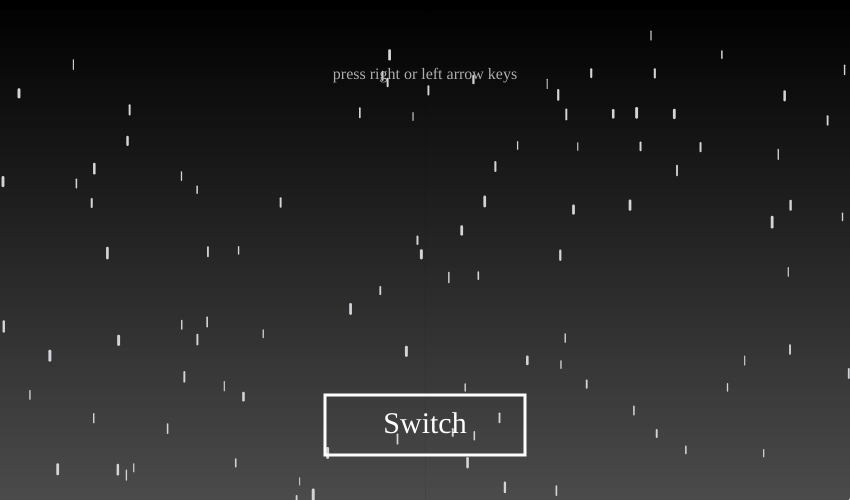
Frame 1 (no input)
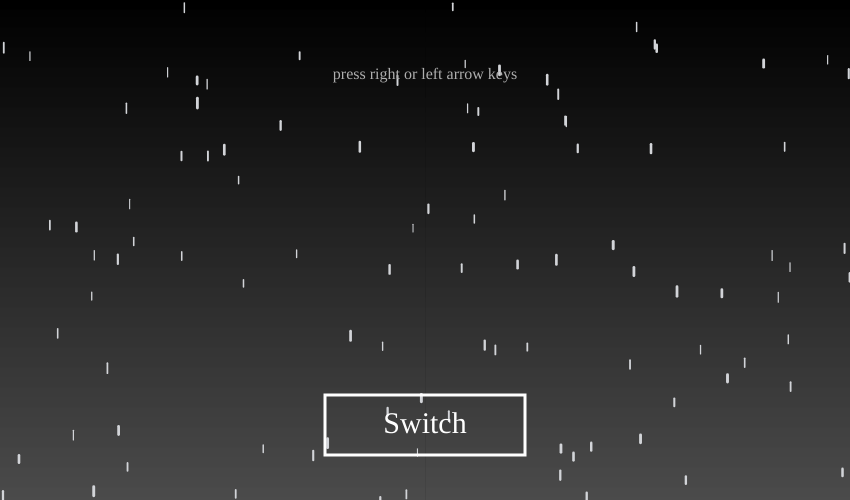
Frame 60 (no input)
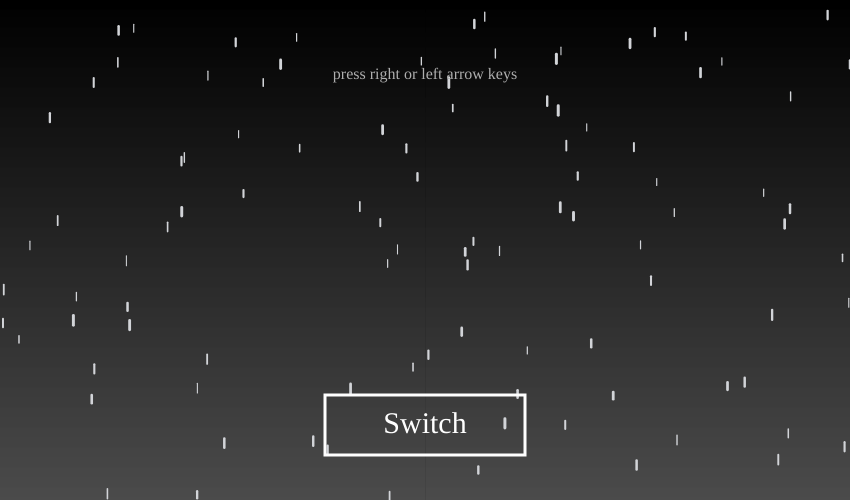
Frame 120 (the mouse pressed at the canvas centre since frame 60)

The p5.js sketch that drew these frames (run headless with seeded random() and noise() and a simulated clock; from frame 60 on, the mouse is pressed at the canvas centre):

// p5.js sketch
// ── sketch.js
/*
Created by Tess Wolfe-Stelzer
Last edited 2/11/17
This program creates two arrays of both rain and snowflake objects.
The objects are varied in size and move at varied speeds. The direction
of rain and snow is controlled by the L and R arrow keys; clicking
the mouse switches between rain and snow. The object structure was inspired
by Daniel Shiffman lecture 6.3, Array of Objects*/

var snow = []; // establishes snow as array
var rain = []; // establishes rain as array
var xDir = 0; // holds the value for x Direction
var yDir = 0; // holds the value for y Direction
var page = 0; // sets page to be displayed



function setup() {
  createCanvas(850, 500); // makes canvas size of window
  textFont("Work Sans");

  // makes all the snowflakes snowflakes
  for (var i = 0; i < 100; i++) {
    snow[i] = {
      x: random(0, width), // position x is random value between 0–width of screen
      y: random(0, height), // position y is random value between 0–height of screen
      flakeWidth: random(3, 20), // creates variation in snowflake size between 3–20
      speed: random(0.2, 3), // creates variation in snowflake speed between 0.2–3

      // makes snowflake shape
      shape: function() {
        noStroke();
        fill(255); // white
        ellipse(this.x, this.y, this.flakeWidth, this.flakeWidth); // snowflake shape
      },

      // moves snow down
      move: function() {
        this.y = (this.y + this.speed) % height; // moves down; hits bottow and starts at top
      },

      // moves snow R
      moveR: function() {
        this.x = (this.x + this.speed) % width; // moves R; hits canvas edge and starts on L
        this.y = (this.y + this.speed) % height; // moves down; hits bottow and starts at top
      },

      // moves snow L
      moveL: function() {
        this.x = (this.x - this.speed); // moves L; hits canvas edge 
        if (this.x < 0) {
          this.x = width; // starts over on R
        }
        this.y = (this.y + this.speed) % height; // moves down; hits bottow and starts at top
      },
    }
  }

  // makes the raindrops 
  for (var j = 0; j < 100; j++) {
    rain[j] = {
      x: random(0, width), // position x is random value between 0–width of screen
      y: random(0, height), // position y is random value between 0–height of screen
      lengthLine: random(7, 10), // creates variation in raindrop length between 7–10
      speed: random(10, 30), // creates variation in raindrop speed between 10–30

      // makes raindrop shape
      shape: function() {
        stroke(210, 212, 216);
        strokeWeight(random(1, 3)); // creates variation in width of rain line between 1–3
        line(this.x, this.y, this.x + xDir, this.y + yDir + this.lengthLine);
      },

      // moves rain down
      move: function() {
        this.y = (this.y + this.speed) % height; // moves down; hits bottow and starts at top
      },

      // moves rain R
      moveR: function() {
        this.x = (this.x + this.speed) % width; // moves R; hits canvas edge and starts on L
        this.y = (this.y + this.speed) % height; // moves down; hits bottow and starts at top
      },

      // moves rain L
      moveL: function() {
        this.x = (this.x - this.speed); // moves L
        if (this.x < 0) {
          this.x = width; // hits canvas edge and starts on R
        }
        this.y = (this.y + this.speed) % height; // moves down; hits bottow and starts at top
      },
    }
  }
}

function draw() {
  // frameRate(20); future iteration option: slow frame rate in object to make rain look like meteors
  background(0);

  if (page == 0) { // page 0 is rain page
    for (i = 10; i < windowWidth; i++) { // creates gradient behind drops
      stroke(i * .2); // black top, gray bottom. Larger multiple shrinks gradient (white on bottom)
      strokeWeight(1);
      line(0, i, windowWidth, i); // gradient lines
    }
    for (var j = 0; j < rain.length; j++) {
      rain[j].shape(); // calls the shape function w/in the rain object
      if (keyIsPressed) {
        if (keyCode == LEFT_ARROW) {
          xDir = -10; // raindrop bottoms point L
          rain[j].moveL(); // calls moveL function that moves whole raindrop L
        } else if (keyCode == RIGHT_ARROW) {
          rain[j].moveR(); // calls the moveR function that moves whole raindrop R
          xDir = +10; // raindrop bottoms point R
        }
      } else {
        rain[j].move(); // calls function for rain going down if no arrow keys pressed
        xDir = 0 // no change in direction raindrops are pointing
      }
    }
  } else { // if page is not 0, executes snow code
    for (var i = 0; i < snow.length; i++) {
      snow[i].shape(); // calls the shape function w/in snow object
      if (keyIsPressed) {
        if (keyCode == LEFT_ARROW) {
          snow[i].moveL(); // calls function w/in snow object to move L
        } else if (keyCode == RIGHT_ARROW) {
          snow[i].moveR(); // calls function w/in snow object to move R
        }
      } else {
        snow[i].move(); // if arrow keys aren't pressed, snow goes down
      }
    }
  }

  if (mouseIsPressed && mouseX < (width / 2) + 50 && mouseX > (width / 2) - 50 && mouseY < (height - 60) && mouseY > (height - 90)) { // pressed while over button
    buttonNoHover();
    textTop();
  } else if (mouseX < (width / 2) + 50 && mouseX > (width / 2) - 50 && mouseY < (height - 60) && mouseY > (height - 90)) { // over button not pressed
    buttonHover();
    textTop();
  } else { // fill color when mouse isn't on button
    buttonNoHover();
    textTop();
  }
}

// draws button
function button() {
  noFill();
  rectMode(RADIUS)
  strokeWeight(3);
  rect(width / 2, height - 75, 100, 30); // button at center bottom
}

// modifies button for non-hover state
function buttonNoHover() {
  stroke(255);
  button();
  fill(255); // text fill
  textForButton();
}

// modifies button for hover state
function buttonHover() {
  stroke(244, 221, 8);
  button();
  fill(244, 221, 8);
  textForButton();
}

// draws text
function textForButton() {
  noStroke();
  textSize(30); // big text size
  textAlign(CENTER, CENTER); // uses center of text for positioning
  text("Switch", width / 2, height - 75); // sets text in button

}

// top text
function textTop() {
  textAlign(CENTER); // text at center
  textSize(16); // text size
  noStroke(); 
  fill(175, 175, 175); // text 
  text("press right or left arrow keys", width / 2, 75); // text that will show up
}

// changes page between rain and snow
function mousePressed() {
  if (mouseX < (width / 2) + 50 && mouseX > (width / 2) - 50 && mouseY < (height - 60) && mouseY > (height - 90)) { // checks if mouse is within buttom dimensions
    page = 1 - page; // switches pages
  }
}
